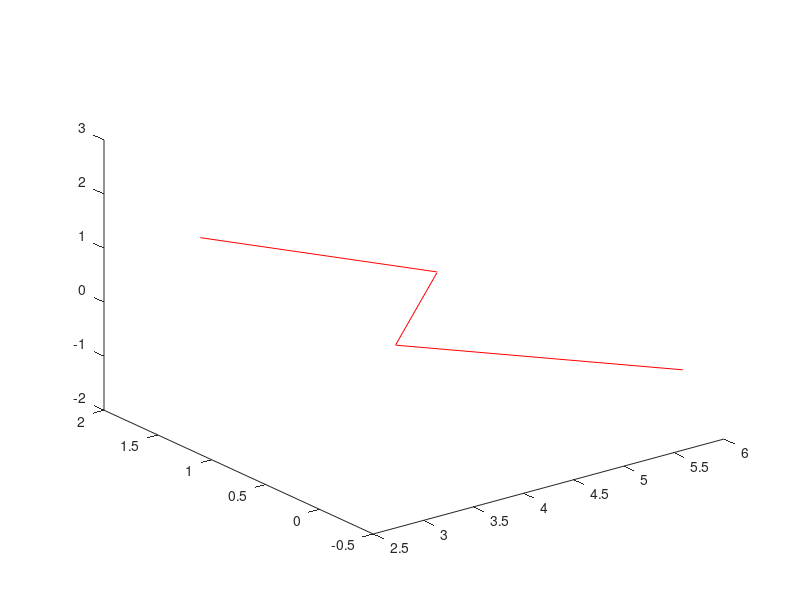

The MATLAB script that drew this image: (Note: this script raises an error after producing the figure.)
close all
clear all
clc

srcVertices = [...
2 1 1;...
3 -1 2;...
4 1 -2;...
5 -1 -1;...
];

tgtVertices = [...
4 1 1;...
6 -1 2;...
8 1 -2;...
10 -1 -1;...
];

vertices = [...
2 1 1;...
3 -1 2;...
4 1 -2;...
5 -1 -1;...
-2 1 1;...
-3 -1 2;...
-4 1 -2;...
-5 -1 -1;...
];

symPts1 = [...
2 1 1;...
3 -1 2;...
4 1 -2;...
5 -1 -1;...
];

symPts2 = [...
-2 1 1;...
-3 -1 2;...
-4 1 -2;...
-5 -1 -1;...
];

controlPts = [...
1 1 1;...
1 -1 1;...
1 1 1;...
1 -1 1;...
];
% controlPts = srcVertices;

srcVertices = srcVertices + 1*rand(4,3);
tgtVertices = tgtVertices + 1*rand(4,3);
symPts1 = symPts1 + 1*rand(4,3);
symPts2 = symPts2 + 1*rand(4,3);

plot3(srcVertices(:,1),srcVertices(:,2),srcVertices(:,3),'r-')
[Lcomplete,par]= tpsSymPts(srcVertices, tgtVertices, symPts1, symPts2, controlPts);

deformedVertices = tpsDeform(vertices', controlPts', par);
symPts1_deformed = tpsDeform(symPts1', controlPts', par);
symPts2_deformed = tpsDeform(symPts2', controlPts', par);
